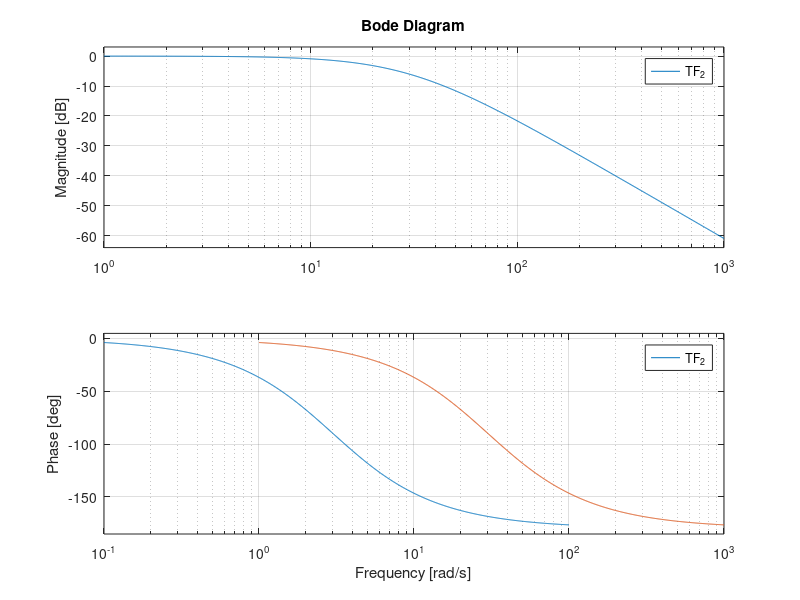

Write MATLAB code to recreate this figure.
b=3;
%%
b1=3;
num=[b1^2];
den=[1, 2*b1, b1^2];
TF_1=tf(num,den);
figure(1)
bode(TF_1)
hold on
b2=30;
TF_2=tf([b2^2],[1, 2*b2, b2^2]);
%figure(2)
bode(TF_2)
